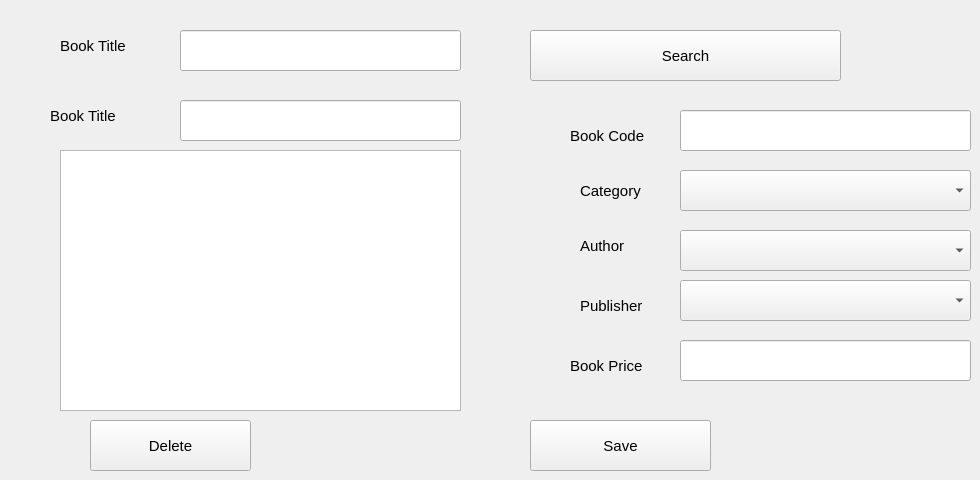
          <widget class="QWidget" name="tab_27">
           <attribute name="title">
            <string>Edit Or Delete A Book</string>
           </attribute>
           <widget class="QComboBox" name="comboBox_20">
            <property name="geometry">
             <rect>
              <x>680</x>
              <y>280</y>
              <width>291</width>
              <height>41</height>
             </rect>
            </property>
            <property name="font">
             <font>
              <family>Segoe UI</family>
              <pointsize>11</pointsize>
              <strikeout>false</strikeout>
             </font>
            </property>
           </widget>
           <widget class="QLabel" name="label_70">
            <property name="geometry">
             <rect>
              <x>570</x>
              <y>120</y>
              <width>101</width>
              <height>31</height>
             </rect>
            </property>
            <property name="font">
             <font>
              <family>Segoe UI</family>
              <pointsize>11</pointsize>
              <strikeout>false</strikeout>
             </font>
            </property>
            <property name="text">
             <string>Book Code</string>
            </property>
           </widget>
           <widget class="QComboBox" name="comboBox_21">
            <property name="geometry">
             <rect>
              <x>680</x>
              <y>170</y>
              <width>291</width>
              <height>41</height>
             </rect>
            </property>
            <property name="font">
             <font>
              <family>Segoe UI</family>
              <pointsize>11</pointsize>
              <strikeout>false</strikeout>
             </font>
            </property>
           </widget>
           <widget class="QLineEdit" name="lineEdit_51">
            <property name="geometry">
             <rect>
              <x>180</x>
              <y>30</y>
              <width>281</width>
              <height>41</height>
             </rect>
            </property>
            <property name="font">
             <font>
              <family>Segoe UI</family>
              <pointsize>11</pointsize>
              <strikeout>false</strikeout>
             </font>
            </property>
           </widget>
           <widget class="QLabel" name="label_71">
            <property name="geometry">
             <rect>
              <x>580</x>
              <y>170</y>
              <width>101</width>
              <height>41</height>
             </rect>
            </property>
            <property name="font">
             <font>
              <family>Segoe UI</family>
              <pointsize>11</pointsize>
              <strikeout>false</strikeout>
             </font>
            </property>
            <property name="text">
             <string>Category</string>
            </property>
           </widget>
           <widget class="QLabel" name="label_72">
            <property name="geometry">
             <rect>
              <x>580</x>
              <y>230</y>
              <width>101</width>
              <height>31</height>
             </rect>
            </property>
            <property name="font">
             <font>
              <family>Segoe UI</family>
              <pointsize>11</pointsize>
              <strikeout>false</strikeout>
             </font>
            </property>
            <property name="text">
             <string>Author</string>
            </property>
           </widget>
           <widget class="QLabel" name="label_73">
            <property name="geometry">
             <rect>
              <x>580</x>
              <y>290</y>
              <width>101</width>
              <height>31</height>
             </rect>
            </property>
            <property name="font">
             <font>
              <family>Segoe UI</family>
              <pointsize>11</pointsize>
              <strikeout>false</strikeout>
             </font>
            </property>
            <property name="text">
             <string>Publisher</string>
            </property>
           </widget>
           <widget class="QComboBox" name="comboBox_22">
            <property name="geometry">
             <rect>
              <x>680</x>
              <y>230</y>
              <width>291</width>
              <height>41</height>
             </rect>
            </property>
            <property name="font">
             <font>
              <family>Segoe UI</family>
              <pointsize>11</pointsize>
              <strikeout>false</strikeout>
             </font>
            </property>
           </widget>
           <widget class="QLineEdit" name="lineEdit_52">
            <property name="geometry">
             <rect>
              <x>680</x>
              <y>340</y>
              <width>291</width>
              <height>41</height>
             </rect>
            </property>
            <property name="font">
             <font>
              <family>Segoe UI</family>
              <pointsize>11</pointsize>
              <strikeout>false</strikeout>
             </font>
            </property>
           </widget>
           <widget class="QLabel" name="label_74">
            <property name="geometry">
             <rect>
              <x>570</x>
              <y>350</y>
              <width>101</width>
              <height>31</height>
             </rect>
            </property>
            <property name="font">
             <font>
              <family>Segoe UI</family>
              <pointsize>11</pointsize>
              <strikeout>false</strikeout>
             </font>
            </property>
            <property name="text">
             <string>Book Price</string>
            </property>
           </widget>
           <widget class="QLabel" name="label_75">
            <property name="geometry">
             <rect>
              <x>60</x>
              <y>30</y>
              <width>111</width>
              <height>31</height>
             </rect>
            </property>
            <property name="font">
             <font>
              <family>Segoe UI</family>
              <pointsize>11</pointsize>
              <strikeout>false</strikeout>
             </font>
            </property>
            <property name="text">
             <string>Book Title</string>
            </property>
           </widget>
           <widget class="QLineEdit" name="lineEdit_53">
            <property name="geometry">
             <rect>
              <x>680</x>
              <y>110</y>
              <width>291</width>
              <height>41</height>
             </rect>
            </property>
            <property name="font">
             <font>
              <family>Segoe UI</family>
              <pointsize>11</pointsize>
              <strikeout>false</strikeout>
             </font>
            </property>
           </widget>
           <widget class="QPushButton" name="pushButton_36">
            <property name="geometry">
             <rect>
              <x>530</x>
              <y>420</y>
              <width>181</width>
              <height>51</height>
             </rect>
            </property>
            <property name="font">
             <font>
              <family>Segoe UI</family>
              <pointsize>11</pointsize>
              <strikeout>false</strikeout>
             </font>
            </property>
            <property name="text">
             <string>Save</string>
            </property>
           </widget>
           <widget class="QLineEdit" name="lineEdit_54">
            <property name="geometry">
             <rect>
              <x>180</x>
              <y>100</y>
              <width>281</width>
              <height>41</height>
             </rect>
            </property>
            <property name="font">
             <font>
              <family>Segoe UI</family>
              <pointsize>11</pointsize>
              <strikeout>false</strikeout>
             </font>
            </property>
           </widget>
           <widget class="QLabel" name="label_76">
            <property name="geometry">
             <rect>
              <x>50</x>
              <y>100</y>
              <width>111</width>
              <height>31</height>
             </rect>
            </property>
            <property name="font">
             <font>
              <family>Segoe UI</family>
              <pointsize>11</pointsize>
              <strikeout>false</strikeout>
             </font>
            </property>
            <property name="text">
             <string>Book Title</string>
            </property>
           </widget>
           <widget class="QPushButton" name="pushButton_37">
            <property name="geometry">
             <rect>
              <x>530</x>
              <y>30</y>
              <width>311</width>
              <height>51</height>
             </rect>
            </property>
            <property name="font">
             <font>
              <family>Segoe UI</family>
              <pointsize>11</pointsize>
              <strikeout>false</strikeout>
             </font>
            </property>
            <property name="text">
             <string>Search</string>
            </property>
           </widget>
           <widget class="QPushButton" name="pushButton_38">
            <property name="geometry">
             <rect>
              <x>90</x>
              <y>420</y>
              <width>161</width>
              <height>51</height>
             </rect>
            </property>
            <property name="font">
             <font>
              <family>Segoe UI</family>
              <pointsize>11</pointsize>
              <strikeout>false</strikeout>
             </font>
            </property>
            <property name="text">
             <string>Delete</string>
            </property>
           </widget>
           <widget class="QTextEdit" name="textEdit_6">
            <property name="geometry">
             <rect>
              <x>60</x>
              <y>150</y>
              <width>401</width>
              <height>261</height>
             </rect>
            </property>
            <property name="font">
             <font>
              <family>Segoe UI</family>
              <pointsize>11</pointsize>
              <strikeout>false</strikeout>
             </font>
            </property>
           </widget>
          </widget>
